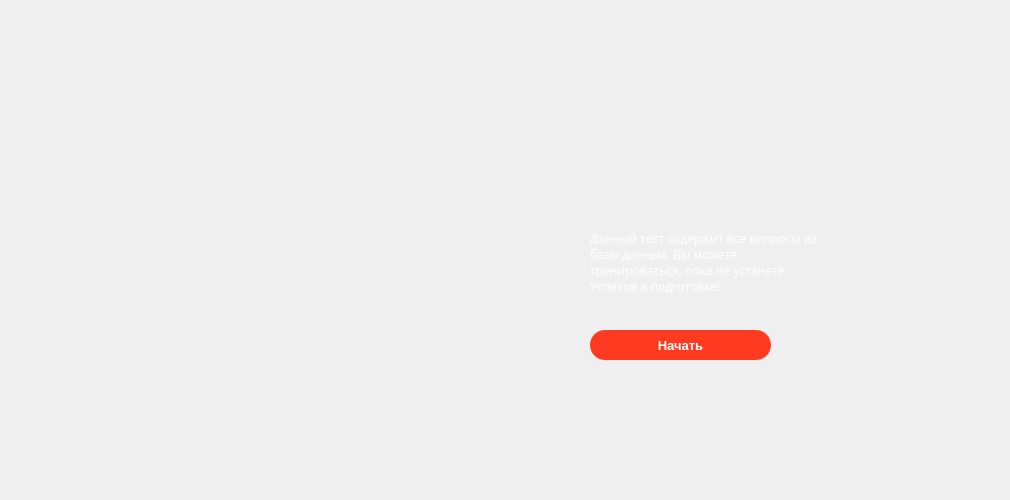
<?xml version="1.0" encoding="UTF-8"?>
<ui version="4.0">
 <class>MainWindow</class>
 <widget class="QMainWindow" name="MainWindow">
  <property name="geometry">
   <rect>
    <x>0</x>
    <y>0</y>
    <width>1010</width>
    <height>500</height>
   </rect>
  </property>
  <property name="windowTitle">
   <string>MainWindow</string>
  </property>
  <widget class="QWidget" name="centralwidget">
   <widget class="QPushButton" name="start_test_btn">
    <property name="geometry">
     <rect>
      <x>590</x>
      <y>330</y>
      <width>181</width>
      <height>30</height>
     </rect>
    </property>
    <property name="font">
     <font>
      <family>Arial</family>
      <pointsize>10</pointsize>
      <weight>75</weight>
      <italic>false</italic>
      <bold>true</bold>
     </font>
    </property>
    <property name="styleSheet">
     <string notr="true">background-color: #FF3A21; 
color: white;
transition-duration: 500ms; 
cursor: pointer; 
border-radius: 15px;
</string>
    </property>
    <property name="text">
     <string>Начать</string>
    </property>
   </widget>
   <widget class="QLabel" name="background_image">
    <property name="geometry">
     <rect>
      <x>0</x>
      <y>0</y>
      <width>1011</width>
      <height>501</height>
     </rect>
    </property>
    <property name="text">
     <string/>
    </property>
   </widget>
   <widget class="QLabel" name="lvl_image">
    <property name="geometry">
     <rect>
      <x>590</x>
      <y>110</y>
      <width>160</width>
      <height>95</height>
     </rect>
    </property>
    <property name="text">
     <string/>
    </property>
   </widget>
   <widget class="QLabel" name="label">
    <property name="geometry">
     <rect>
      <x>590</x>
      <y>230</y>
      <width>231</width>
      <height>71</height>
     </rect>
    </property>
    <property name="styleSheet">
     <string notr="true">color: #FFFFFF;
font-size: 12px;
font-family: Atom400, Arial;
</string>
    </property>
    <property name="text">
     <string>Данный тест содержит все вопросы из базы данных. Вы можете тренироваться, пока не устанете. Успехов в подготовке!</string>
    </property>
    <property name="alignment">
     <set>Qt::AlignLeading|Qt::AlignLeft|Qt::AlignTop</set>
    </property>
    <property name="wordWrap">
     <bool>true</bool>
    </property>
   </widget>
   <zorder>background_image</zorder>
   <zorder>start_test_btn</zorder>
   <zorder>lvl_image</zorder>
   <zorder>label</zorder>
  </widget>
 </widget>
 <resources/>
 <connections/>
</ui>
